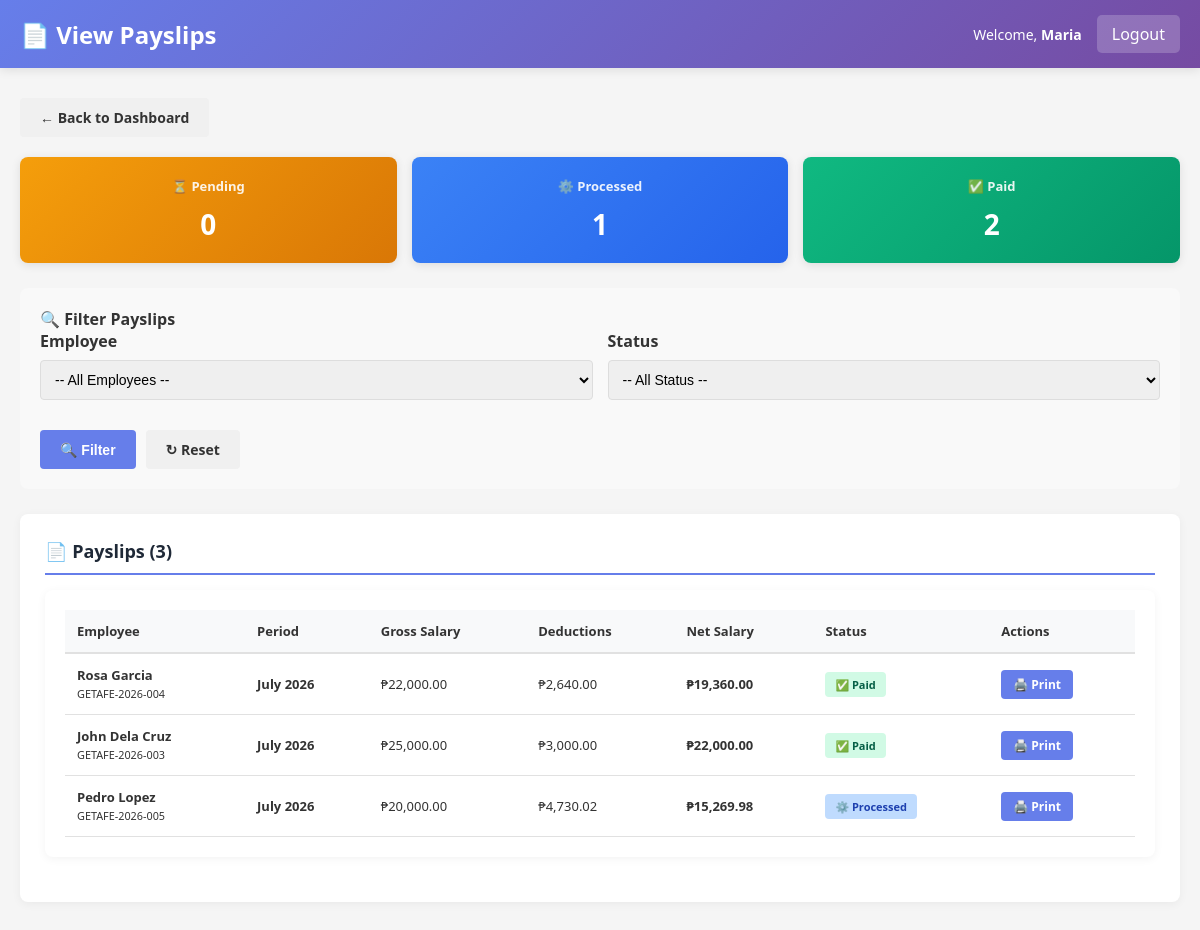
The page /staff/view_payslips.php (signed in) on the database as committed earlier.
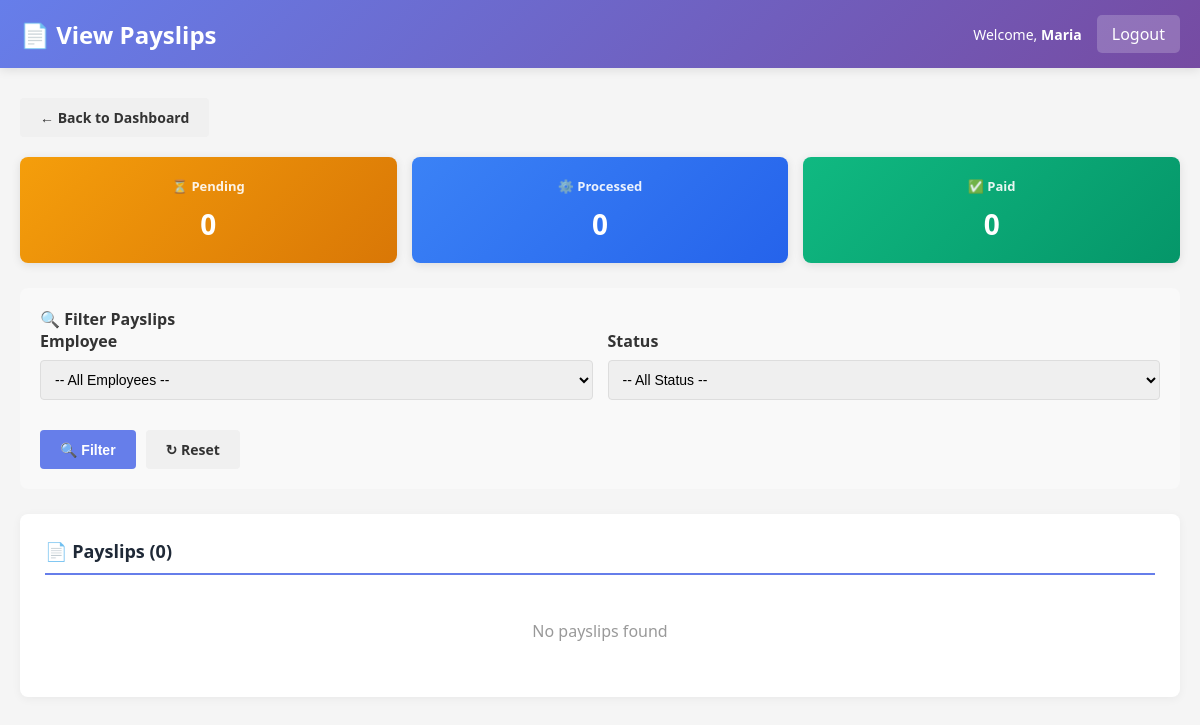
The same page on the database as committed later.
### tables this page shows
CREATE TABLE `payroll` (
  `payroll_id` int(11) NOT NULL AUTO_INCREMENT,
  `employee_id` int(11) NOT NULL,
  `payroll_month` int(11) DEFAULT NULL,
  `payroll_year` int(11) DEFAULT NULL,
  `gross_salary` decimal(10,2) DEFAULT NULL,
  `deductions` decimal(10,2) DEFAULT NULL,
  `net_salary` decimal(10,2) DEFAULT NULL,
  `status` enum('pending','processed','paid') DEFAULT 'pending',
  `created_at` timestamp NOT NULL DEFAULT current_timestamp(),
  PRIMARY KEY (`payroll_id`),
  KEY `employee_id` (`employee_id`),
  CONSTRAINT `payroll_ibfk_1` FOREIGN KEY (`employee_id`) REFERENCES `employees` (`employee_id`)
);

CREATE TABLE `employees` (
  `employee_id` int(11) NOT NULL AUTO_INCREMENT,
  `employee_code` varchar(20) NOT NULL,
  `first_name` varchar(50) NOT NULL,
  `last_name` varchar(50) NOT NULL,
  `email` varchar(100) NOT NULL,
  `phone` varchar(20) DEFAULT NULL,
  `position` varchar(100) DEFAULT NULL,
  `salary` decimal(10,2) DEFAULT NULL,
  `date_hired` date DEFAULT NULL,
  `status` enum('active','inactive') DEFAULT 'active',
  `created_at` timestamp NOT NULL DEFAULT current_timestamp(),
  `updated_at` timestamp NOT NULL DEFAULT current_timestamp() ON UPDATE current_timestamp(),
  `department` varchar(100) DEFAULT NULL,
  `qr_code` varchar(255) DEFAULT NULL,
  `qr_generated_date` datetime DEFAULT NULL,
  PRIMARY KEY (`employee_id`),
  UNIQUE KEY `employee_code` (`employee_code`),
  UNIQUE KEY `email` (`email`)
);

### includes/payroll_functions.php (called while the page is built, shortened)
<?php
function format_currency($amount) {
    return '₱' . number_format($amount, 2);
}
?>

### staff/view_payslips.php (the view, shortened to what the changed rows need)
<?php
require_once '../config/database.php';
require_once '../includes/payroll_functions.php';
$where_clauses = [];
$where_sql = !empty($where_clauses) ? 'WHERE ' . implode(' AND ', $where_clauses) : '';
$payslips = $conn->query(
    "SELECT p.*, e.first_name, e.last_name, e.employee_code, e.position, e.salary
     FROM payroll p
     JOIN employees e ON p.employee_id = e.employee_id
     {$where_sql}
     ORDER BY p.payroll_year DESC, p.payroll_month DESC
     LIMIT 200"
)->fetch_all(MYSQLI_ASSOC);
$stats = [];
$stats_result = $conn->query(
    "SELECT
        COUNT(*) as total,
        SUM(CASE WHEN status = 'pending' THEN 1 ELSE 0 END) as pending_count,
        SUM(CASE WHEN status = 'processed' THEN 1 ELSE 0 END) as processed_count,
        SUM(CASE WHEN status = 'paid' THEN 1 ELSE 0 END) as paid_count
     FROM payroll"
);
if ($stats_result) {
    $stats = $stats_result->fetch_assoc();
}
?>
<!DOCTYPE html>
<html lang="en">
<head>
    <link rel="stylesheet" href="../assets/css/style.css">
</head>
<body>
    <div class="navbar">
        <h2>📄 View Payslips</h2>
    </div>
    <div class="container">
        <div class="stats-grid">
            <div class="stat-box info">
                <h4>⚙️ Processed</h4>
                <div class="stat-number"><?php echo (int)($stats['processed_count'] ?? 0); ?></div>
            </div>
            <div class="stat-box success">
                <h4>✅ Paid</h4>
                <div class="stat-number"><?php echo (int)($stats['paid_count'] ?? 0); ?></div>
            </div>
        </div>
        <div class="card">
            <h3>📄 Payslips (<?php echo count($payslips); ?>)</h3>
            <?php if (!empty($payslips)): ?>
            <div class="table-container">
                <table>
                    <thead>
                        <tr>
                            <th>Employee</th>
                            <th>Period</th>
                            <th>Gross Salary</th>
                            <th>Deductions</th>
                            <th>Net Salary</th>
                            <th>Status</th>
                            <th>Actions</th>
                        </tr>
                    </thead>
                    <tbody>
                        <?php foreach ($payslips as $slip): ?>
                        <tr>
                            <td>
                                <strong><?php echo htmlspecialchars($slip['first_name'] . ' ' . $slip['last_name']); ?></strong><br>
                                <small><?php echo htmlspecialchars($slip['employee_code']); ?></small>
                            </td>
                            <td>
                                <strong><?php echo date('F Y', mktime(0, 0, 0, $slip['payroll_month'], 1, $slip['payroll_year'])); ?></strong>
                            </td>
                            <td><?php echo format_currency($slip['gross_salary']); ?></td>
                            <td><?php echo format_currency($slip['deductions']); ?></td>
                            <td><strong><?php echo format_currency($slip['net_salary']); ?></strong></td>
                            <td>
                                <?php
                                    $badge_class = 'badge-pending';
                                    $badge_text = '⏳ Pending';
                                    if ($slip['status'] === 'processed') {
                                        $badge_class = 'badge-processed';
                                        $badge_text = '⚙️ Processed';
                                    } elseif ($slip['status'] === 'paid') {
                                        $badge_class = 'badge-paid';
                                        $badge_text = '✅ Paid';
                                    }
                                ?>
                                <span class="badge <?php echo $badge_class; ?>"><?php echo $badge_text; ?></span>
                            </td>
                            <td>
                                <a href="print_payslip.php?payroll_id=<?php echo $slip['payroll_id']; ?>" class="btn btn-primary btn-small" target="_blank">🖨️ Print</a>
                            </td>
                        </tr>
                        <?php endforeach; ?>
                    </tbody>
                </table>
            </div>
            <?php else: ?>
            <p style="text-align: center; color: #999; padding: 30px;">No payslips found</p>
            <?php endif; ?>
        </div>
    </div>
</body>
</html>

Rows that differ between the two databases and show on the page:
removed payroll: employee.last_name "Rosa Garcia", employee.employee_code "GETAFE-2026-004", payroll_month+payroll_year "July 2026", gross_salary "₱22,000.00", deductions "₱2,640.00", net_salary "₱19,360.00", status "✅ Paid"
removed payroll: employee.last_name "John Dela Cruz", employee.employee_code "GETAFE-2026-003", payroll_month+payroll_year "July 2026", gross_salary "₱25,000.00", deductions "₱3,000.00", net_salary "₱22,000.00", status "✅ Paid"
removed payroll: employee.last_name "Pedro Lopez", employee.employee_code "GETAFE-2026-005", payroll_month+payroll_year "July 2026", gross_salary "₱20,000.00", deductions "₱4,730.02", net_salary "₱15,269.98", status "⚙️ Processed"
Other text that changed with them:
$stats['processed_count']: "1" → "0"
$stats['paid_count']: "2" → "0"
count($payslips): "3" → "0"
text no longer shown: "Employee Period Gross Salary Deductions Net Salary Status Actions"
text now shown: "No payslips found"
